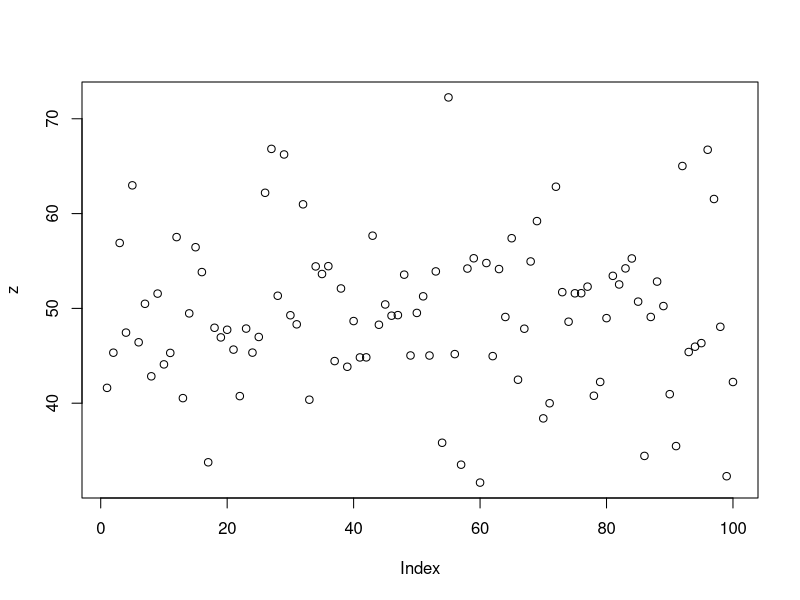
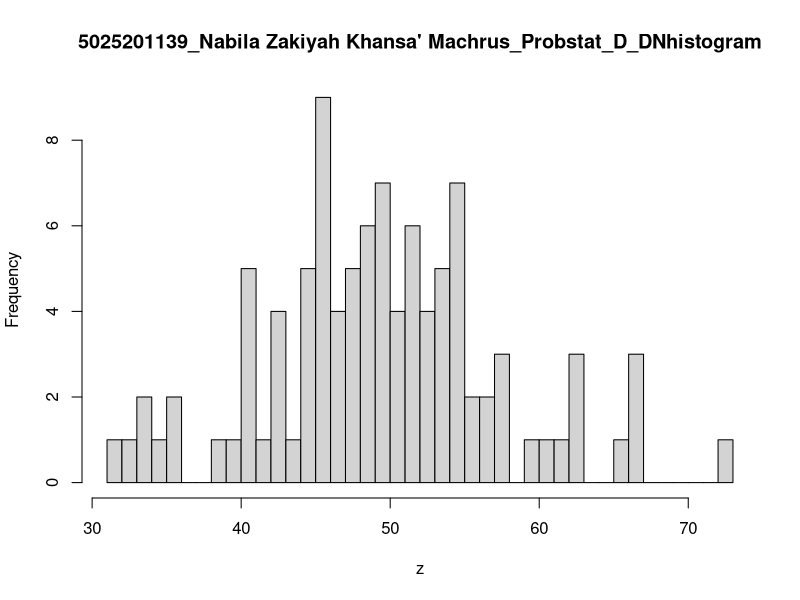

Write R code to recreate these figures, in order.
mean = 50
sd = 8
n = 100
z = rnorm(n, mean, sd)
plot(z)

hist(z, breaks = 50, main="5025201139_Nabila Zakiyah Khansa' Machrus_Probstat_D_DNhistogram")
